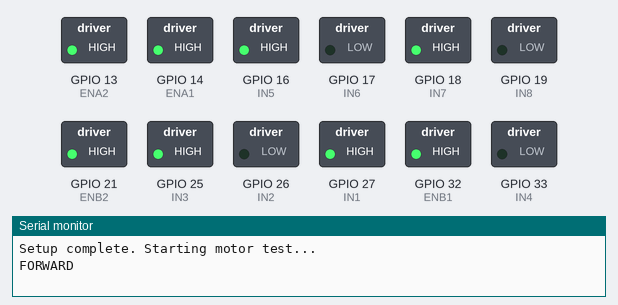
Bench run of a program on a simulated ESP32. On the bench: switched loads named in the program (green lamp = pin HIGH), the last lines printed to the serial monitor.

Above: at 1.0 s.
At 2.1 s:
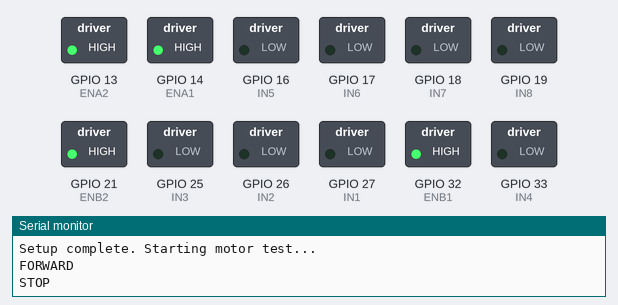
At 3.2 s:
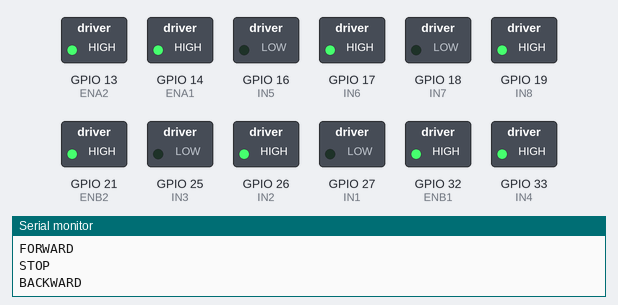
Timing chart, 0 to 5.7 s (numbered marks = the images above):
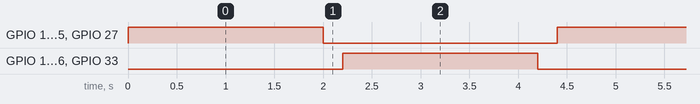

Measured:
- by itself, GPIO 16 (IN5), GPIO 17 (IN6), GPIO 18 (IN7), GPIO 19 (IN8), GPIO 25 (IN3), GPIO 26 (IN2), GPIO 27 (IN1), GPIO 33 (IN4): alternates HIGH for 2.0 s and LOW for 2.4 s
- by itself, everything shown: repeats every 4.4 s, in 4 steps

The program:

main.cpp
```cpp
#include <Arduino.h>

// --- Driver 1 (proven pins from previous project) ---
#define ENA1 14
#define IN1  27
#define IN2  26
#define IN3  25
#define IN4  33
#define ENB1 32

// --- Driver 2 ---
#define ENA2 13
#define IN5  16
#define IN6  17
#define IN7  18
#define IN8  19
#define ENB2 21

void forward() {
  digitalWrite(IN1, HIGH); digitalWrite(IN2, LOW);
  digitalWrite(IN3, HIGH); digitalWrite(IN4, LOW);
  digitalWrite(IN5, HIGH); digitalWrite(IN6, LOW);
  digitalWrite(IN7, HIGH); digitalWrite(IN8, LOW);
}

void backward() {
  digitalWrite(IN1, LOW); digitalWrite(IN2, HIGH);
  digitalWrite(IN3, LOW); digitalWrite(IN4, HIGH);
  digitalWrite(IN5, LOW); digitalWrite(IN6, HIGH);
  digitalWrite(IN7, LOW); digitalWrite(IN8, HIGH);
}

void stopMotors() {
  digitalWrite(IN1, LOW); digitalWrite(IN2, LOW);
  digitalWrite(IN3, LOW); digitalWrite(IN4, LOW);
  digitalWrite(IN5, LOW); digitalWrite(IN6, LOW);
  digitalWrite(IN7, LOW); digitalWrite(IN8, LOW);
}

void setup() {
  Serial.begin(115200);

  pinMode(IN1, OUTPUT); pinMode(IN2, OUTPUT);
  pinMode(IN3, OUTPUT); pinMode(IN4, OUTPUT);
  pinMode(IN5, OUTPUT); pinMode(IN6, OUTPUT);
  pinMode(IN7, OUTPUT); pinMode(IN8, OUTPUT);

  pinMode(ENA1, OUTPUT); pinMode(ENB1, OUTPUT);
  pinMode(ENA2, OUTPUT); pinMode(ENB2, OUTPUT);

  // Full speed on all enable pins
  digitalWrite(ENA1, HIGH);
  digitalWrite(ENB1, HIGH);
  digitalWrite(ENA2, HIGH);
  digitalWrite(ENB2, HIGH);

  stopMotors();
  Serial.println("Setup complete. Starting motor test...");
}

void loop() {
  Serial.println("FORWARD");
  forward();
  delay(2000);

  Serial.println("STOP");
  stopMotors();
  delay(200);

  Serial.println("BACKWARD");
  backward();
  delay(2000);

  Serial.println("STOP");
  stopMotors();
  delay(200);
}
```
